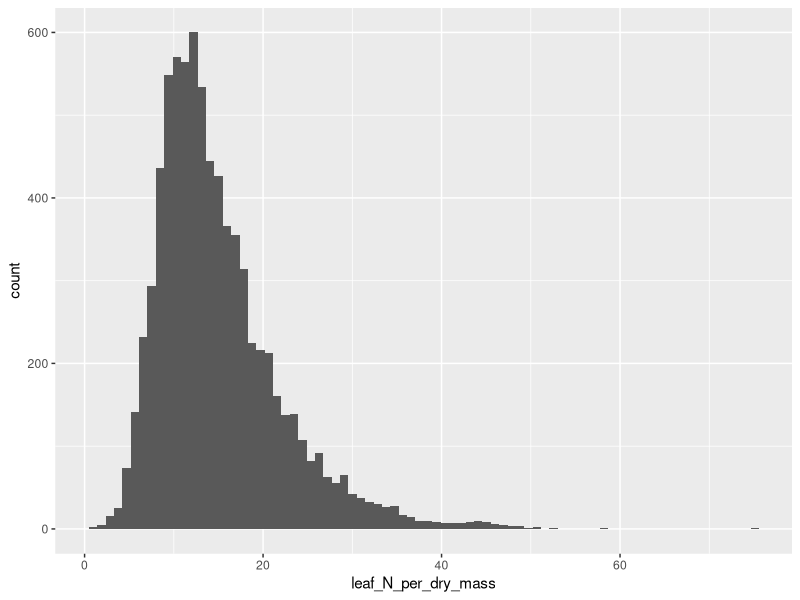
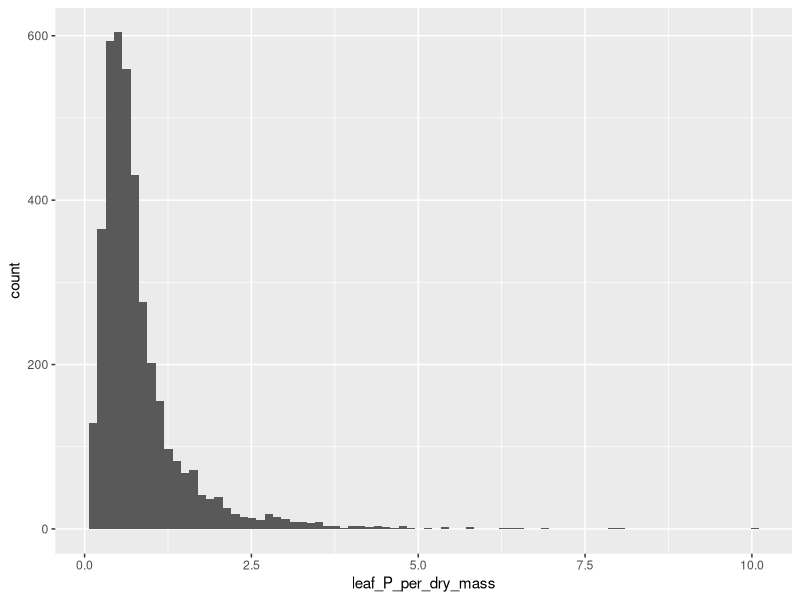
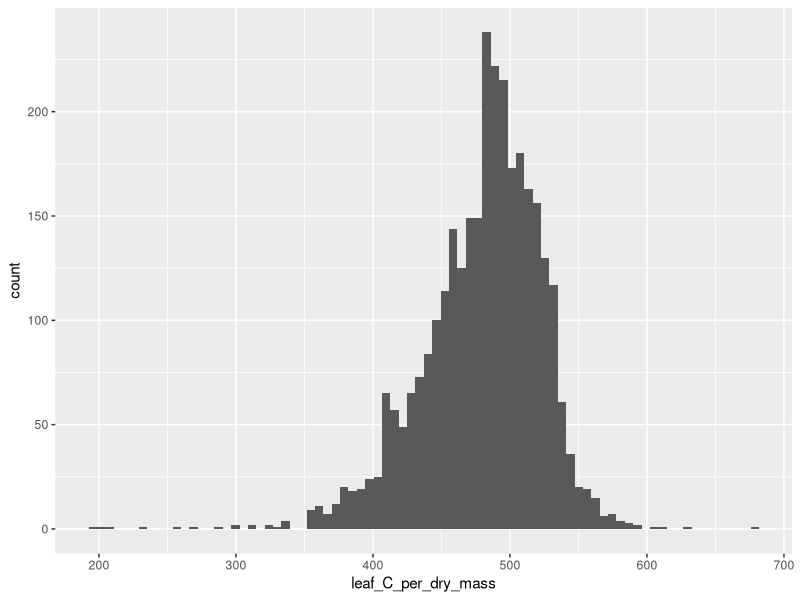

The R source for these figures, in order:
# AusStoich Exploratory Data Analysis 
# Libraries & functions 
library(here)
library(rlang)
library(tidyverse)

histogram <- function(data, variable, bins = NULL, ylim = NULL) {
  label <- englue('{{variable}}')
  
  ggplot(data, aes(x = {{variable}})) + 
    geom_histogram(bins = bins) + 
    coord_cartesian(ylim = ylim)
}

# Data import (following structure adjustments from 01)
all_data <- read_csv(
  file = here('Inputs', 'AusStoich_merged_final.csv'),
  na = c('', 'NA', '#N/A','uncertain'),
  col_types = cols(
    woodiness = col_factor(c('0', '1')),
    reclass_life_history = col_factor(c('short', 'long')),
    putative_BNF = col_factor(c('0', '1')),
    myc_type = col_factor(c('AM', 'EcM', 'EcM-AM', 'ErM', 'NM', 'NM-AM'))
  )
)

# Standardize species names with LCVP 


# Finding outliers 
all_data |> count(across(woodiness:putative_BNF))
all_data |> filter(woodiness == 1 & reclass_life_history == 'short') |> 
  distinct(species_binom) 

all_data |> histogram(leaf_N_per_dry_mass, 80)
outliers <- all_data |> 
  filter(leaf_N_per_dry_mass > 60) |> 
  mutate(outlier_category = colnames(leaf_N_per_dry_mass))

all_data |> histogram(leaf_P_per_dry_mass, 80)
outliers <- all_data |> filter(leaf_P_per_dry_mass > 9) |> bind_rows(outliers)

all_data |> histogram(leaf_C_per_dry_mass, 80) 
outliers <- all_data |> filter(leaf_C_per_dry_mass > 650) |> bind_rows(outliers)
